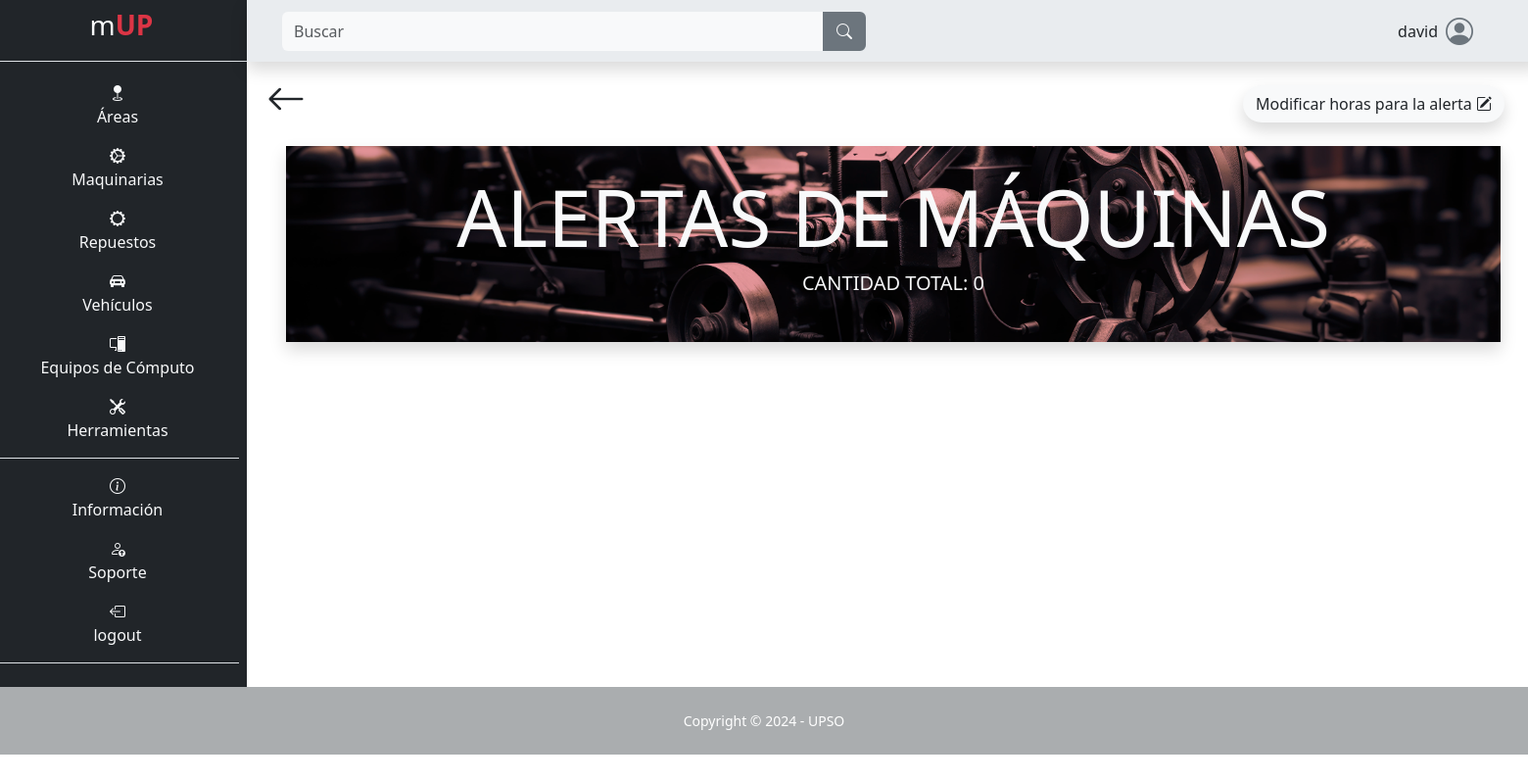
Before: /maquina/alertas/ (signed in) with the older database file.
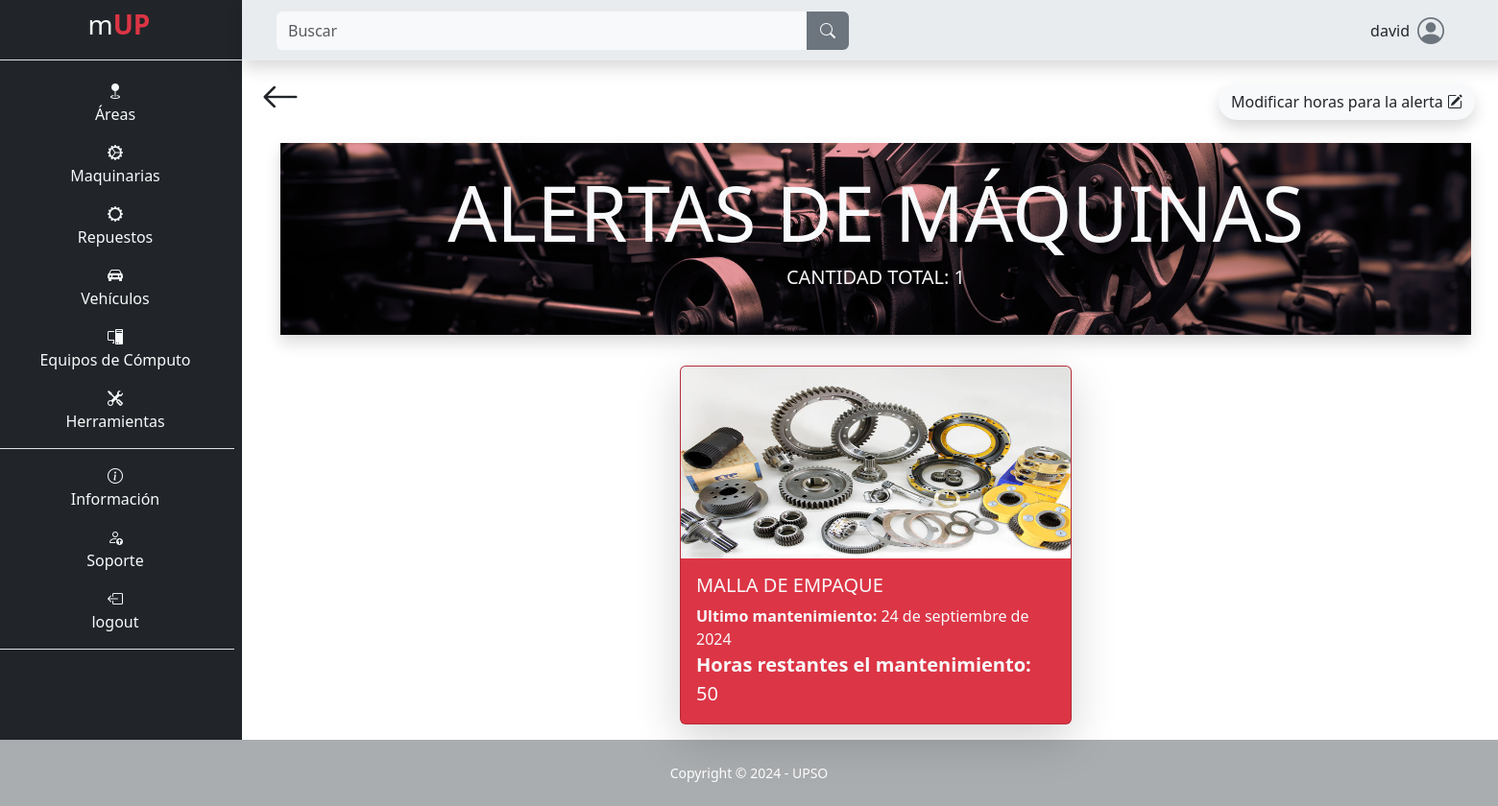
After: the same page with the newer database file.
### app/mUP_maquina/models.py (models this page shows, shortened)
class Maquina(models.Model):
    nombre = models.CharField(max_length=100, null=False, blank=False)
    encargado = models.CharField(max_length=100, blank=False, null=False)
    teléfono_encargado = models.CharField(max_length=100, blank=False, null=False)
    descripción = models.TextField(max_length=500, null=False, blank=False)
    ubicación = models.CharField(max_length=100, null=False, blank=False)
    tipo_de_máquina = models.CharField(max_length=100, null=False, blank=False)
    número_de_serie_o_modelo = models.CharField(max_length=100, null=False, blank=False)
    proveedor = models.CharField(max_length=100, null=False, blank=False)
    costo_de_adquisición = models.IntegerField(blank=False, null=False)
    fecha_de_adquisición = models.DateField(default=date.today, blank=False, null=False)
    fecha_de_instalación = models.DateField(default=date.today, blank=False, null=False)
    estado_de_garantía = models.CharField(max_length=100, null=False, blank=False)
    consumo_de_energía = models.CharField(max_length=100, null=False, blank=False)
    horas_máquina_trabajada = models.IntegerField(blank=False, null=False)
    intervalo_mantenimiento = models.IntegerField(blank=False, null=False)
    fecha_ultimo_mantenimiento = models.DateField(default=date.today, blank=False, null=False)
    imagen = models.ImageField(upload_to="maquina/imagen", null=False, blank=False)
    def horas_restantes_mantenimiento(self):
        ultimo_mantenimiento = MantenimientoMaquina.objects.filter(maquina=self, tipo__id=1).order_by('-fecha_fin').first()
        if ultimo_mantenimiento:
            horas_uso_ultimo_mantenimiento = ultimo_mantenimiento.hr_maquina
        else:
            horas_uso_ultimo_mantenimiento = 0
        proximo_mantenimineto = horas_uso_ultimo_mantenimiento + self.intervalo_mantenimiento
        horas_restantes = proximo_mantenimineto - self.horas_máquina_trabajada
        return horas_restantes

### app/mUP_maquina/views.py (the view)
# urls.py: path('alertas/', views.alertas, name="area_alertas"),
@login_required
def alertas(request):
    horas_alert = get_object_or_404(HorasParaAlerta, id=1)
    if request.method == 'POST':
        alert_form = HorasParaAlertaForm(request.POST, instance=horas_alert)
        if alert_form.is_valid():
            horas = alert_form.cleaned_data.get('horas')
            if horas < 1:
                return redirect('maquina_alertas')
            else:
                alert_form.save()
                return redirect('maquina_alertas')
    else:
        alert_form = HorasParaAlertaForm(instance=horas_alert)
    horas_alerta = horas_alert.horas
    alert = Maquina.objects.filter(nombre__icontains=request.GET.get('search', ''))
    alertas = []
    for maquina in alert:
        horas_restantes = maquina.horas_restantes_mantenimiento()
        if horas_restantes <= horas_alerta:
            alertas.append({
                'maquina': maquina,
                'horas_restantes': horas_restantes
            })
    alertas_ordenadas = sorted(alertas, key=lambda x: x['horas_restantes'])
    total_alertas = len(alertas_ordenadas)
    context = {
        'alertas': alertas_ordenadas,
        'total_alertas': total_alertas,
        'alert_form': alert_form,
    }
    return render(request, 'mUP_maquina/alertas.html', context)

### app/mUP_maquina/forms.py
class HorasParaAlertaForm(forms.ModelForm):
    class Meta:
        model = HorasParaAlerta
        fields = '__all__'
        widgets = {
            'horas': forms.NumberInput(attrs={'class': 'form-control m-2', 'type': 'number', 'placeholder': 'Actualmente'}),
        }

### templates/mUP_maquina/alertas.html (shortened to what this page needs)
{% extends "layout/base.html" %}
{% block 'content' %}
<div class="container">
    <div class="d-flex p-2 justify-content-between">
        <a class="text-decoration-none text-dark" href="{% url "maquina" %}">
            <i class="bi bi-arrow-left fs-1"></i>
        </a>
        <span class="p-3">
            <button type="button" class="btn imagen shadow rounded-pill custom" data-bs-toggle="modal" data-bs-target="#exampleModal">
                Modificar horas para la alerta <i class="bi bi-pencil-square"></i>
            </button>
        </span>
    </div>
    <div class="container cabecera_maquina shadow bg-danger bg-opacity-50 p-4 bw-5">
        <h1 class="text-center text-light text-uppercase display-1"><strong> alertas de máquinas</strong></h1>
        <h5 class="text-center text-light text-uppercase">Cantidad total: {{ total_alertas }}</h5>
    </div>
    <div class="row mt-3 d-flex justify-content-center align-item-center ps-5 pe-5">
        {% for alerta in alertas %}
        <div class="col-12 col-md-4 p-0 card text-bg-danger carta-home m-3 shadow-lg">
            <a class="text-decoration-none text-light" href="{% url "mantenimientos_maquina_correctivo" id=alerta.maquina.id %}">
                <img src="{{ alerta.maquina.imagen.url }}" class="card-img-top" alt="..." style="max-height: 200px;">
                <div class="card-body">
                    <h5 class="card-title">{{ alerta.maquina.nombre }}</h5>
                    <p class="card-text m-0"><b>Ultimo mantenimiento:</b> {{ alerta.maquina.fecha_ultimo_mantenimiento }}</p>
                    <p class="card-text m-0 fs-5"><b>Horas restantes el mantenimiento:</b> {{ alerta.horas_restantes }}</p>
                </div>
            </a>
        </div>
        {% endfor %}
    </div>
</div>
{% endblock %}

Changed rows visible on the page:
added Maquina: maquina.imagen (picture), maquina.nombre "MALLA DE EMPAQUE", maquina.fecha_ultimo_mantenimiento "24 de septiembre de 2024", horas_restantes "50"
Other visible differences:
{{ total_alertas }}: "0" → "1"
